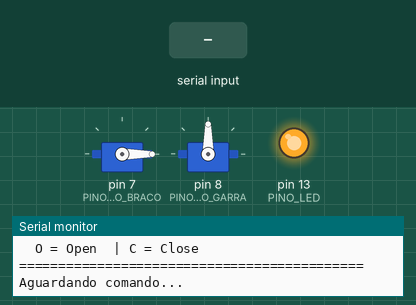
Recording of a sketch running on a simulated Arduino Uno, built with avr-gcc and run on an emulated ATmega328P. Parts: 2 × servo, output pins drawn as LEDs (lit = HIGH), the last lines printed to the serial monitor. The test bench sets the inputs (shaded band).

Above: at 1.3 s.
1.4 s: "U\n" received over Serial
At 3.4 s:
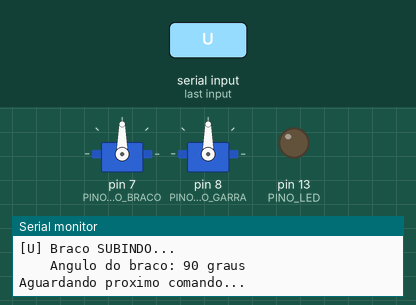
4.4 s: byte 79 ('O') received over Serial
At 6.4 s:
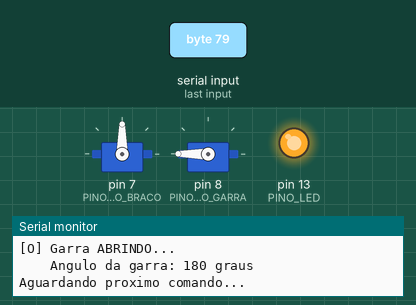
7.4 s: byte 68 ('D') received over Serial
At 9.4 s:
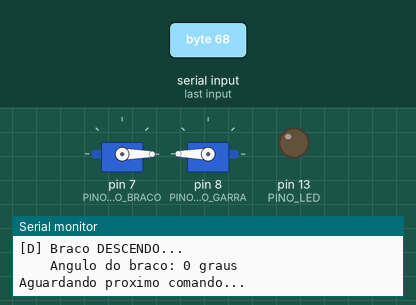
10.4 s: byte 67 ('C') received over Serial
At 13.2 s:
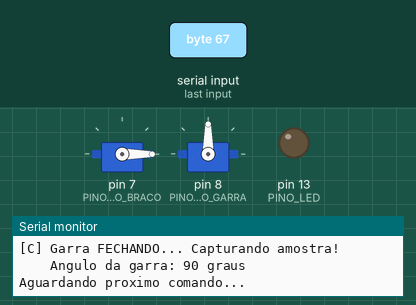
Timing chart, 0 to 16.6 s (numbered marks = the images above; inputs shaded):
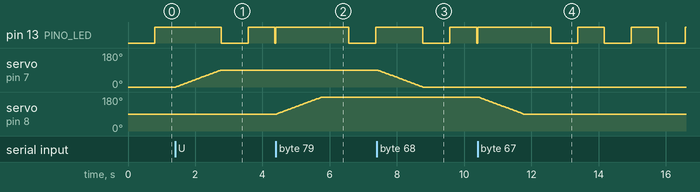

Measured:
- after the input at 1.4 s, servo on pin 7 (PINO_SERVO_BRACO): moves from 0° to 90° over 1.4 s, starting at once
- after the input at 4.4 s, servo on pin 8 (PINO_SERVO_GARRA): moves from 90° to 180° over 1.3 s, starting at once
- after the input at 7.4 s, servo on pin 7 (PINO_SERVO_BRACO): moves from 90° to 0° over 1.4 s, starting at once
- after the input at 10.4 s, servo on pin 8 (PINO_SERVO_GARRA): moves from 180° to 90° over 1.3 s, starting at once
- by itself, pin 13 (PINO_LED): repeats every 1.6 s: LOW 0.80 s, HIGH 0.80 s

The sketch:

braco_robotico.ino
```cpp
/*
 * ============================================================
 *  BRAÇO ROBÓTICO DE COLETA DE AMOSTRAS
 *  Docking & Retrieval - Ambiente de Microgravidade
 * ============================================================
 *  Hardware:
 *    - Arduino UNO
 *    - Servo 1 (Braço/Elevação)  → Pino 7
 *    - Servo 2 (Garra/Abertura)  → Pino 8
 *    - LED de Status             → Pino 13
 *    - Fonte de bancada: 5V ou 6V (para os servos)
 *
 *  Comandos via Monitor Serial:
 *    U → Up    (Braço SOBE)
 *    D → Down  (Braço DESCE)
 *    O → Open  (Garra ABRE)
 *    C → Close (Garra FECHA)
 *
 *  LED de Status:
 *    - Piscando → Sistema em repouso (idle)
 *    - Aceso fixo → Comando sendo executado
 * ============================================================
 */

#include <Servo.h>

// ── Pinos ─────────────────────────────────────────────────────
const int PINO_SERVO_BRACO = 7;
const int PINO_SERVO_GARRA = 8;
const int PINO_LED         = 13;

// ── Ângulos ───────────────────────────────────────────────────
const int BRACO_BAIXO    = 0;
const int BRACO_CIMA     = 90;
const int GARRA_FECHADA  = 90;
const int GARRA_ABERTA   = 180;

// ── Objetos Servo ─────────────────────────────────────────────
Servo servoBraco;
Servo servoGarra;

// ── Estado atual ──────────────────────────────────────────────
int  anguloBraco = BRACO_BAIXO;
int  anguloGarra = GARRA_FECHADA;

// ── Controle do LED idle (sem delay) ──────────────────────────
unsigned long ultimoPisque   = 0;
const long    intervaloPisque = 800;
bool          estadoLed      = false;
bool          executando     = false;

// ─────────────────────────────────────────────────────────────
void setup() {
  Serial.begin(9600);

  servoBraco.attach(PINO_SERVO_BRACO);
  servoGarra.attach(PINO_SERVO_GARRA);
  pinMode(PINO_LED, OUTPUT);

  // Posição inicial
  servoBraco.write(anguloBraco);
  servoGarra.write(anguloGarra);

  Serial.println(F("============================================"));
  Serial.println(F("  BRACO ROBOTICO - Docking & Retrieval"));
  Serial.println(F("============================================"));
  Serial.println(F("  U = Up    | D = Down"));
  Serial.println(F("  O = Open  | C = Close"));
  Serial.println(F("============================================"));
  Serial.println(F("Aguardando comando..."));
}

// ─────────────────────────────────────────────────────────────
void loop() {
  // Lê comando do Serial
  if (Serial.available() > 0) {
    char cmd = Serial.read();

    // Ignora quebras de linha
    if (cmd == '\n' || cmd == '\r') return;

    // Aceita minúsculas também
    cmd = toupper(cmd);

    processarComando(cmd);
  }

  // Pisca LED enquanto idle
  if (!executando) {
    piscarLedIdle();
  }
}

// ─────────────────────────────────────────────────────────────
// Move o servo do BRAÇO suavemente
// ─────────────────────────────────────────────────────────────
void moverBraco(int origem, int destino) {
  if (origem < destino) {
    for (int pos = origem; pos <= destino; pos++) {
      servoBraco.write(pos);
      delay(15);
    }
  } else {
    for (int pos = origem; pos >= destino; pos--) {
      servoBraco.write(pos);
      delay(15);
    }
  }
}

// ─────────────────────────────────────────────────────────────
// Move o servo da GARRA suavemente
// ─────────────────────────────────────────────────────────────
void moverGarra(int origem, int destino) {
  if (origem < destino) {
    for (int pos = origem; pos <= destino; pos++) {
      servoGarra.write(pos);
      delay(15);
    }
  } else {
    for (int pos = origem; pos >= destino; pos--) {
      servoGarra.write(pos);
      delay(15);
    }
  }
}

// ─────────────────────────────────────────────────────────────
// Processa o comando recebido via Serial
// ─────────────────────────────────────────────────────────────
void processarComando(char cmd) {
  executando = true;
  digitalWrite(PINO_LED, HIGH); // LED fixo durante execução

  switch (cmd) {

    case 'U': // Braço sobe
      Serial.println(F("[U] Braco SUBINDO..."));
      moverBraco(anguloBraco, BRACO_CIMA);
      anguloBraco = BRACO_CIMA;
      Serial.print(F("    Angulo do braco: "));
      Serial.print(anguloBraco);
      Serial.println(F(" graus"));
      break;

    case 'D': // Braço desce
      Serial.println(F("[D] Braco DESCENDO..."));
      moverBraco(anguloBraco, BRACO_BAIXO);
      anguloBraco = BRACO_BAIXO;
      Serial.print(F("    Angulo do braco: "));
      Serial.print(anguloBraco);
      Serial.println(F(" graus"));
      break;

    case 'O': // Garra abre
      Serial.println(F("[O] Garra ABRINDO..."));
      moverGarra(anguloGarra, GARRA_ABERTA);
      anguloGarra = GARRA_ABERTA;
      Serial.print(F("    Angulo da garra: "));
      Serial.print(anguloGarra);
      Serial.println(F(" graus"));
      break;

    case 'C': // Garra fecha — captura amostra
      Serial.println(F("[C] Garra FECHANDO... Capturando amostra!"));
      moverGarra(anguloGarra, GARRA_FECHADA);
      anguloGarra = GARRA_FECHADA;
      Serial.print(F("    Angulo da garra: "));
      Serial.print(anguloGarra);
      Serial.println(F(" graus"));
      break;

    default:
      Serial.print(F("[!] Comando invalido: '"));
      Serial.print(cmd);
      Serial.println(F("'. Use U, D, O ou C."));
      break;
  }

  Serial.println(F("Aguardando proximo comando..."));
  executando = false;
}

// ─────────────────────────────────────────────────────────────
// Pisca o LED em idle usando millis() (sem travar o loop)
// ─────────────────────────────────────────────────────────────
void piscarLedIdle() {
  unsigned long agora = millis();
  if (agora - ultimoPisque >= intervaloPisque) {
    ultimoPisque = agora;
    estadoLed = !estadoLed;
    digitalWrite(PINO_LED, estadoLed);
  }
}
```
